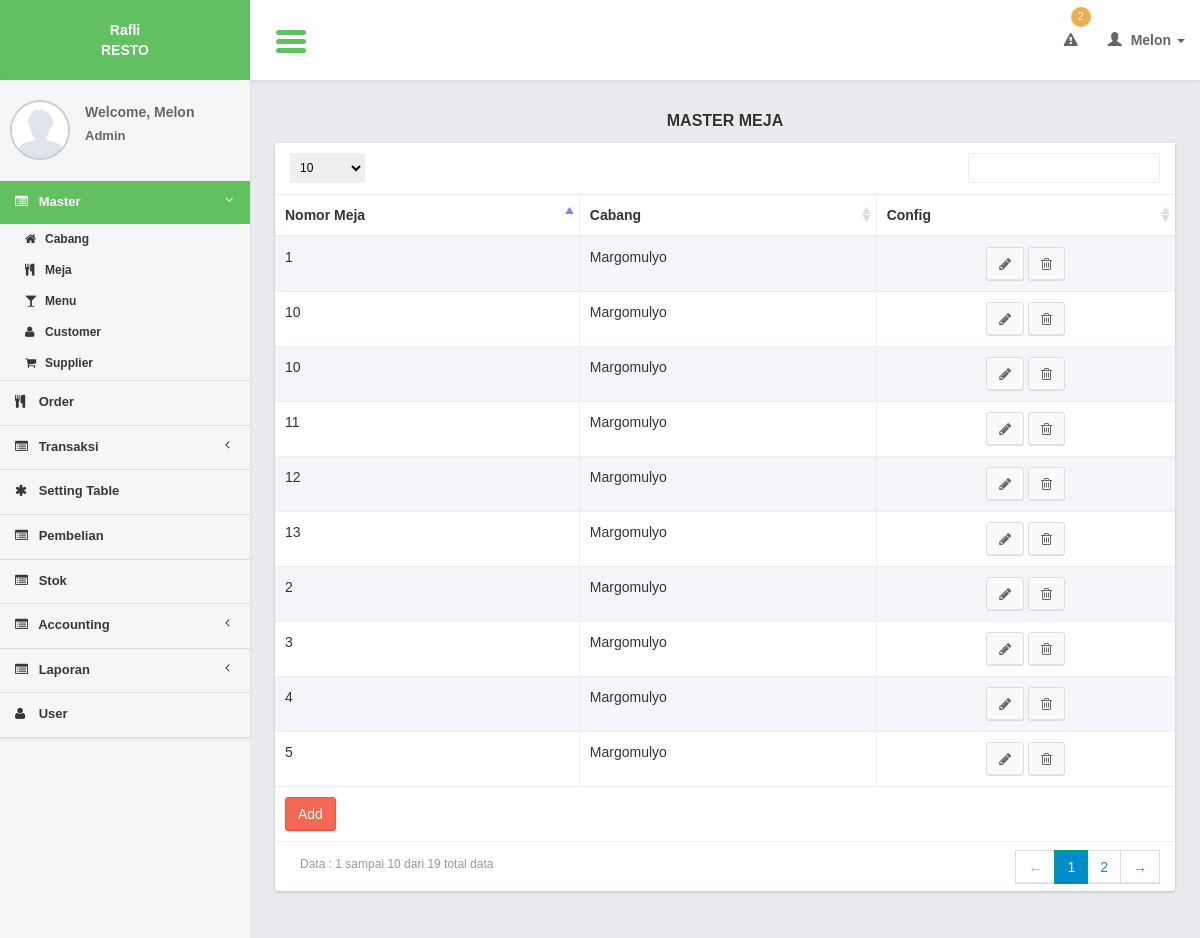
The app's page /controllers/master_table.php?page=list (signed in) with its own data.
### tables this page shows
CREATE TABLE `tables` (
  `table_id` int(11) NOT NULL,
  `building_id` int(11) NOT NULL,
  `table_name` varchar(100) NOT NULL,
  `data_x` int(11) NOT NULL,
  `data_y` int(11) NOT NULL,
  `chair_number` int(11) NOT NULL,
  `table_status_id` int(11) NOT NULL,
  `tms_id` int(11) NOT NULL
);

CREATE TABLE `branches` (
  `branch_id` int(11) NOT NULL,
  `branch_name` varchar(200) NOT NULL,
  `branch_img` text NOT NULL,
  `branch_desc` text NOT NULL,
  `branch_address` text NOT NULL,
  `branch_phone` varchar(100) NOT NULL,
  `branch_city` varchar(100) NOT NULL,
  `branch_type_id` int(11) NOT NULL
);

### models/master_table_model.php (called while the page is built, shortened)
<?php
function select(){
	$query = mysql_query("select a.* , b.building_name as nama_gedung, c.branch_name
							from tables a
							join buildings b on b.building_id = a.building_id
							join branches c on c.branch_id = b.branch_id
							order by table_id");
	return $query;
}
?>

### views/master_table/list.php (the view, shortened to what this page needs)
   <section class="content">
       <div class="row">
           <div class="col-xs-12">
                <div class="title_page"> <?= $title ?></div>
               <div class="box">
                   <div class="box-body2 table-responsive">
                       <table id="example1" class="table table-bordered table-striped">
                           <thead>
                               <tr>
                                   <th>Nomor Meja</th>
                                   <th>Cabang</th>
                                   <th>Config</th>
                               </tr>
                           </thead>
                           <tbody>
                               <?php
while($row = mysql_fetch_array($query)){
                               ?>
                               <tr>
                                  <td><?= $row['table_name']?></td>
                                   <td><?php echo $row['branch_name']?></td>
                                 <td style="text-align:center;">
                                       <a href="master_table.php?page=form&id=<?= $row['table_id']?>" class="btn btn-default" ><i class="fa fa-pencil"></i></a>
                                       <a href="javascript:void(0)" onclick="confirm_delete(<?= $row['table_id']; ?>,'master_table.php?page=delete&id=')" class="btn btn-default" ><i class="fa fa-trash-o"></i></a>
                                   </td>
                               </tr>
                               <?php
                               }
                               ?>
                           </tbody>
                             <tfoot>
                               <tr>
                                   <td colspan="5"><a href="<?= $add_button ?>" class="btn btn-danger " >Add</a></td>
                               </tr>
                           </tfoot>
                       </table>
                   </div>
               </div>
           </div>
       </div>
   </section>

### css/AdminLTE.css (style rules this page uses)
html { font-family: 'Source Sans Pro', sans-serif; -webkit-font-smoothing: antialiased; min-height: 100%; background: #E9EAED; }
body { font-family: 'Source Sans Pro', sans-serif; -webkit-font-smoothing: antialiased; min-height: 100%; }
a { color: #3c8dbc; }
.content { padding: 30px 10px; }
.table-striped > tbody > tr:nth-child(odd), .table-striped > tbody > tr:nth-child(odd) { background:#F3F5F9; }
.box { position: relative; margin-bottom: 20px; -webkit-border-radius: 3px; -moz-border-radius: 3px; border-radius: 3px !important; width: 100%; background:#fff; box-shadow: 0 1px 3px rgba(0, 0, 0, 0.1); }
.box .box-body2 { background:#fff; -webkit-border-top-left-radius: 0; -webkit-border-top-right-radius: 0; -webkit-border-bottom-right-radius: 3px; -webkit-border-bottom-left-radius: 3px; -moz-border-radius-topleft: 0; -moz-border-radius-topright: 0; -moz-border-radius-bottomright: 3px; -moz-border-radius-bottomleft: 3px; border-top-left-radius: 0; border-top-right-radius: 0; border-bottom-right-radius: 3px; border-bottom-left-radius: 3px; box-shadow: 0 1px 3px rgba(0, 0, 0, 0.1); }
.btn { font-weight: 500; -webkit-border-radius: 3px; -moz-border-radius: 3px; border-radius: 3px; border: 1px solid transparent; -webkit-box-shadow: inset 0px -2px 0px 0px rgba(0, 0, 0, 0.09); -moz-box-shadow: inset 0px -2px 0px 0px rgba(0, 0, 0, 0.09); box-shadow: inset 0px -1px 0px 0px rgba(0, 0, 0, 0.09); }
.btn.btn-default { background-color: #fafafa; color: #666; border-color: #ddd; border-bottom-color: #ddd; }
.btn.btn-danger { background-color: #f56954; border-color: #f4543c; }
.title_page { font-size:medium; text-align:center; font-weight:bold; margin-bottom:10px; text-shadow: 0 1px 1px #ffffff; text-transform:uppercase; }

### css/tooltip/tooltip-classic.css (style rules this page uses)
html, body { margin:0; height:100%; }

### records on screen
tables: table_name "1", branches.branch_name "Margomulyo"
tables: table_name "2", branches.branch_name "Margomulyo"
tables: table_name "3", branches.branch_name "Margomulyo"
tables: table_name "4", branches.branch_name "Margomulyo"
tables: table_name "5", branches.branch_name "Margomulyo"
tables: table_name "10", branches.branch_name "Margomulyo"
tables: table_name "11", branches.branch_name "Margomulyo"
tables: table_name "12", branches.branch_name "Margomulyo"
tables: table_name "13", branches.branch_name "Margomulyo"
tables: table_name "10", branches.branch_name "Margomulyo"

### other values on screen
count_stock_limit() "2"
$user_data[0] "Melon"
$user_data[1] "Admin"
$title "MASTER MEJA"
